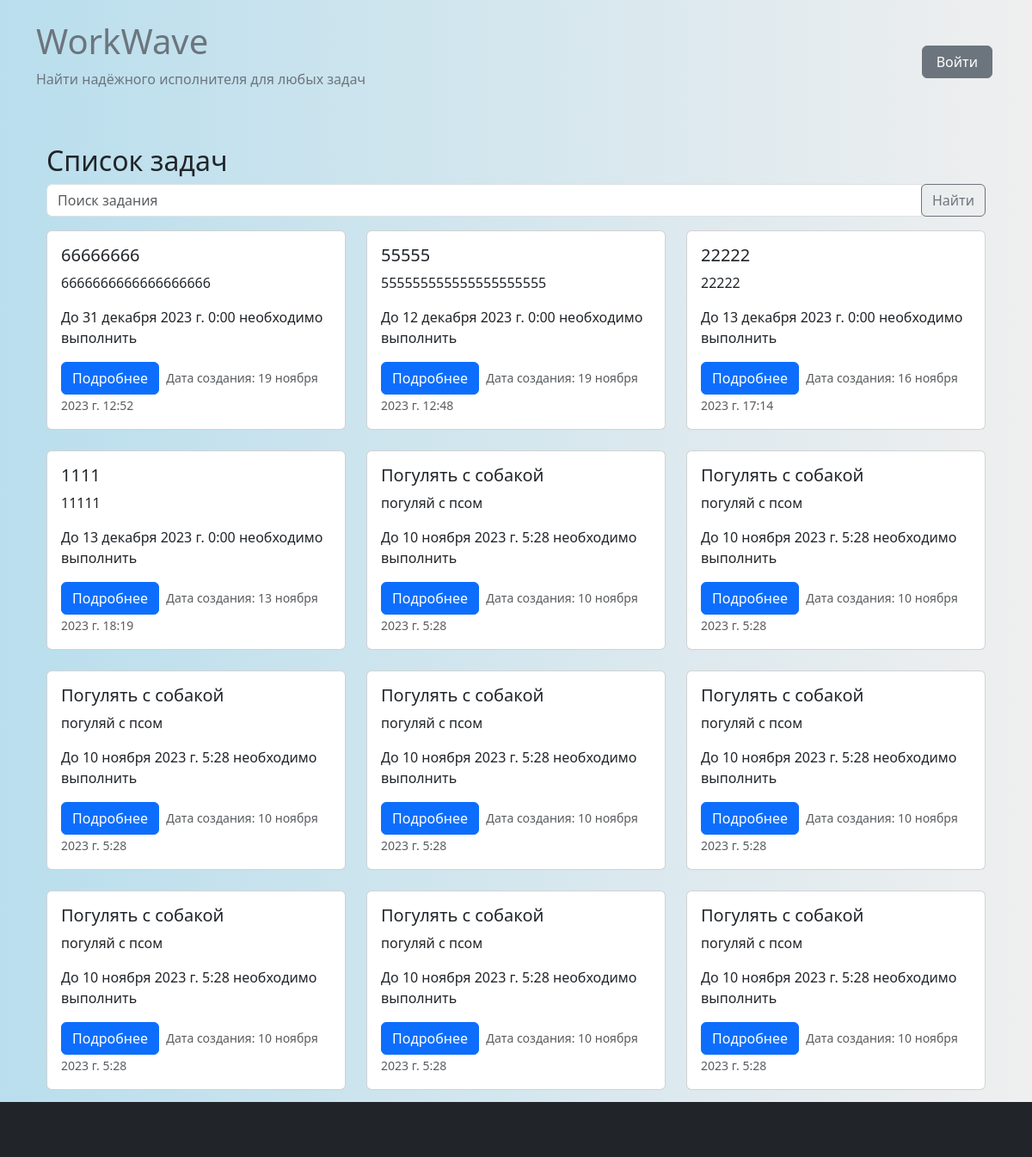
The page /task_list/ on the database as committed earlier.
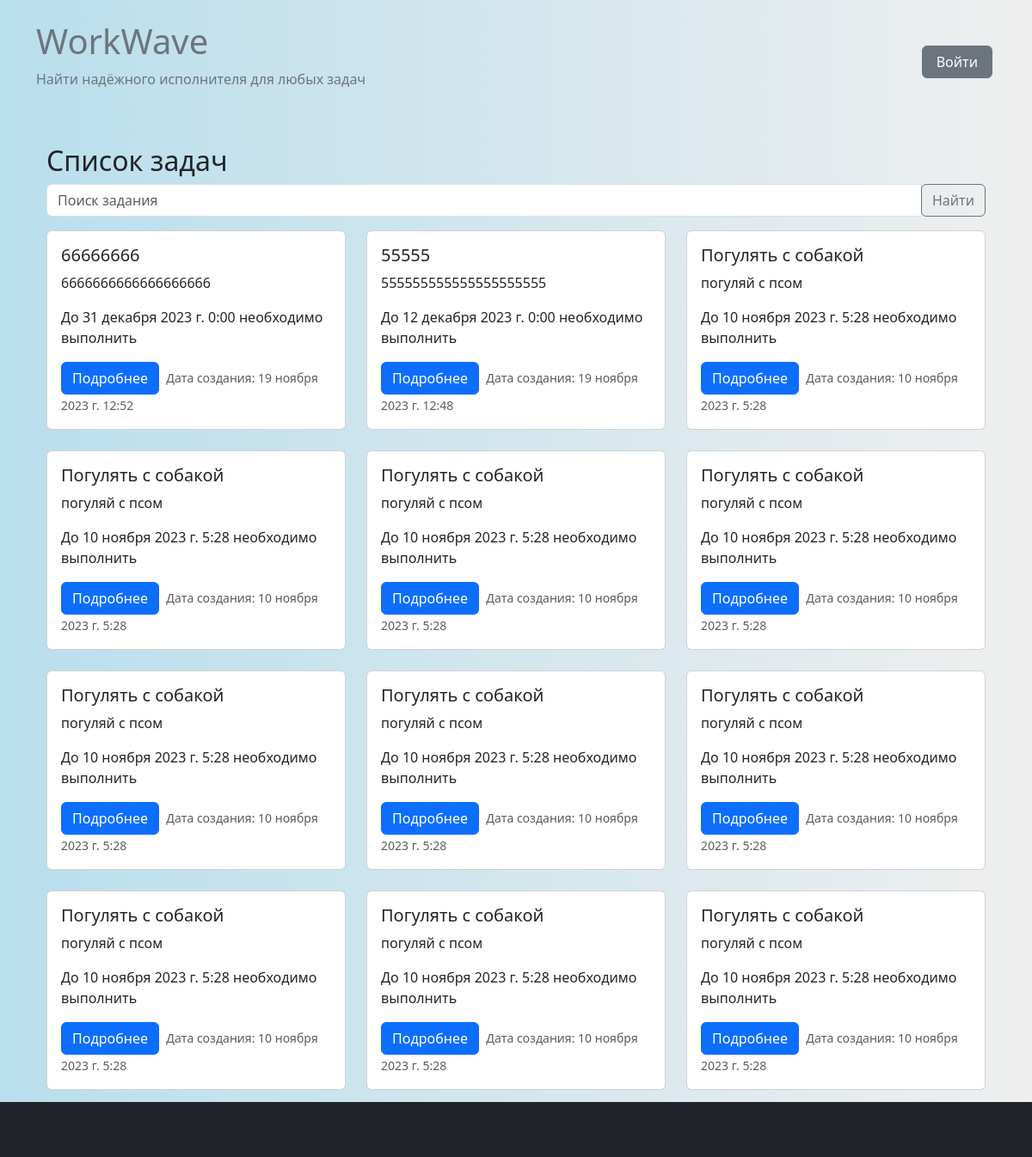
The same page on the database as committed later.
### tasks/models.py (models this page shows, shortened)
class Task(models.Model):
    title = models.CharField(max_length=200)
    image_task = models.ImageField(upload_to='media/image_task/', null=True, blank=True)
    description = models.TextField()
    customer = models.ForeignKey(CustomUser, on_delete=models.CASCADE, related_name='customer_tasks')
    executor = models.ForeignKey(CustomUser, on_delete=models.SET_NULL, null=True, blank=True,
                                 related_name='executor_tasks')
    created_at = models.DateTimeField(auto_now_add=True)
    due_date = models.DateTimeField()
    is_completed = models.BooleanField(default=False)
    canceled_by = models.ForeignKey(CustomUser, on_delete=models.SET_NULL, null=True,
                                    blank=True, related_name='canceled_tasks')
    canceled_at = models.DateTimeField(null=True, blank=True)

### tasks/views.py (the view)
# urls.py: path('task_list/', view_tasks.task_list, name='task_list'),
def task_list(request):
    query = request.GET.get('q')
    tasks_list = Task.objects.all().order_by('-created_at')
    if query:
        tasks_list = tasks_list.filter(title__icontains=query)
    paginator = Paginator(tasks_list, 12)  # 12 задач на странице
    page = request.GET.get('page')
    tasks = paginator.get_page(page)
    context = {'tasks': tasks}
    return render(request, 'tasks/task_list.html', context)

### templates/tasks/task_list.html (shortened to what this page needs)
{% extends 'base.html' %}
{% load static %}
{% block content %}
<div class="container mt-4">
    <h2>Список задач</h2>
    <form method="get" action="{% url 'task_list' %}">
        <div class="input-group mb-3">
            <input type="text" class="form-control" placeholder="Поиск задания" name="q">
            <div class="input-group-append">
                <button class="btn btn-outline-secondary" type="submit">Найти</button>
            </div>
        </div>
    </form>
    <div class="row">
        {% for task in tasks %}
        <div class="col-md-4 mb-4">
            <div class="card">
                <div class="card-body">
                    <h5 class="card-title">{{ task.title }}</h5>
                    <p class="card-text">{{ task.description }}</p>
                    <p>До {{ task.due_date }} необходимо выполнить</p>
                    <button class="btn btn-primary" data-toggle="modal" data-target="#taskModal{{ task.id }}">
                        Подробнее
                    </button>
                    <small class="text-muted m-1">Дата создания: {{ task.created_at }}</small>
                </div>
            </div>
        </div>
        {% endfor %}
    </div>
    <div class="d-flex justify-content-center">
        <ul class="pagination">
            {% for i in tasks.paginator.page_range %}
            <li class="page-item{% if i == tasks.number %} active{% endif %}">
                <a class="page-link" href="?page={{ i }}">{{ i }}</a>
            </li>
            {% endfor %}
            {% if tasks.has_next %}
            <li class="page-item"><a class="page-link" href="?page={{ tasks.next_page_number }}">Следующая</a></li>
            <li class="page-item"><a class="page-link" href="?page={{ tasks.paginator.num_pages }}">Последняя</a></li>
            {% endif %}
        </ul>
    </div>
</div>
{% endblock %}

### templates/base.html (shortened to what this page needs)
{% load static %}
<!DOCTYPE html>
<html lang="en">
<head>
    <link rel="stylesheet" href="{% static 'css/bootstrap.min.css' %}">
    <link rel="stylesheet" type="text/css" href="{% static 'css/style.css' %}">
</head>
<body>
<header class="bg-primary text-secondary py-4">
    <div class="container">
        <div class="d-flex justify-content-between align-items-center">
            <div>
                <a href="{% url 'home' %}">
                    <h1>WorkWave</h1>
                    <p>Найти надёжного исполнителя для любых задач</p>
                </a>
            </div>
            <div class="d-flex align-items-center">
                {% if user.is_authenticated %}
                <div>
                    <p class="text-secondary px-3">Добро пожаловать, {{ user.username }}</p>
                </div>
                <div class="d-flex align-items-center">
                    <a href="{% url 'profile' %}" class="btn btn-secondary px-3 m-1">Профиль</a>
                    <a href="{% url 'create_task' %}" class="btn btn-primary m-1">Создать задание</a>
                    <a href="{% url 'task_list' %}" class="btn btn-info m-1">Список заданий</a>
                    <form method="post" action="{% url 'logout' %}">
                        {% csrf_token %}
                        <button type="submit" class="btn btn-danger m-1">Выйти</button>
                    </form>
                </div>
                {% else %}
                <button class="btn btn-secondary px-3 m-1" onclick="window.location.href='{% url 'register' %}'">Войти
                </button>
                {% endif %}
            </div>
        </div>
    </div>
</header>
<div class="container mt-4">
    {% block content %}
    {% endblock %}
</div>
</body>
<footer class="bg-dark text-white py-4 fixed-bottom">
    <div a="container">
        <div class="row">
            <div class="col-md-6">
            </div>
            <div class="col-md-6 text-md-end">
            </div>
        </div>
    </div>
</footer>
</body>
</html>

### static/css/style.css (style rules this page uses)
body, header { background: linear-gradient(90deg, #b9deed, #efefef); }
a { color: #6c757d; text-decoration: none; transition: color 0.3s; }

Rows that differ between the two databases and show on the page:
removed Task: title "22222", description "22222", due_date "13 декабря 2023 г. 0:00", created_at "16 ноября 2023 г. 17:14"
removed Task: title "1111", description "11111", due_date "13 декабря 2023 г. 0:00", created_at "13 ноября 2023 г. 18:19"
now on this page (row unchanged): Task: title "Погулять с собакой", description "погуляй с псом", due_date "10 ноября 2023 г. 5:28", created_at "10 ноября 2023 г. 5:28"
now on this page (row unchanged): Task: title "Погулять с собакой", description "погуляй с псом", due_date "10 ноября 2023 г. 5:28", created_at "10 ноября 2023 г. 5:28"
